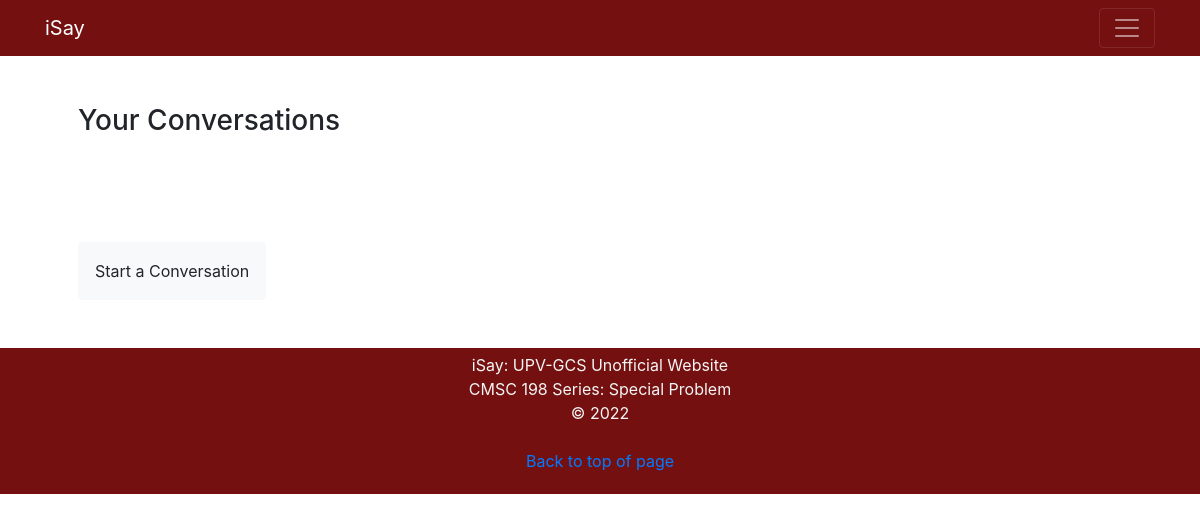
/inbox/ (signed in), run on an earlier commit of the app's database.
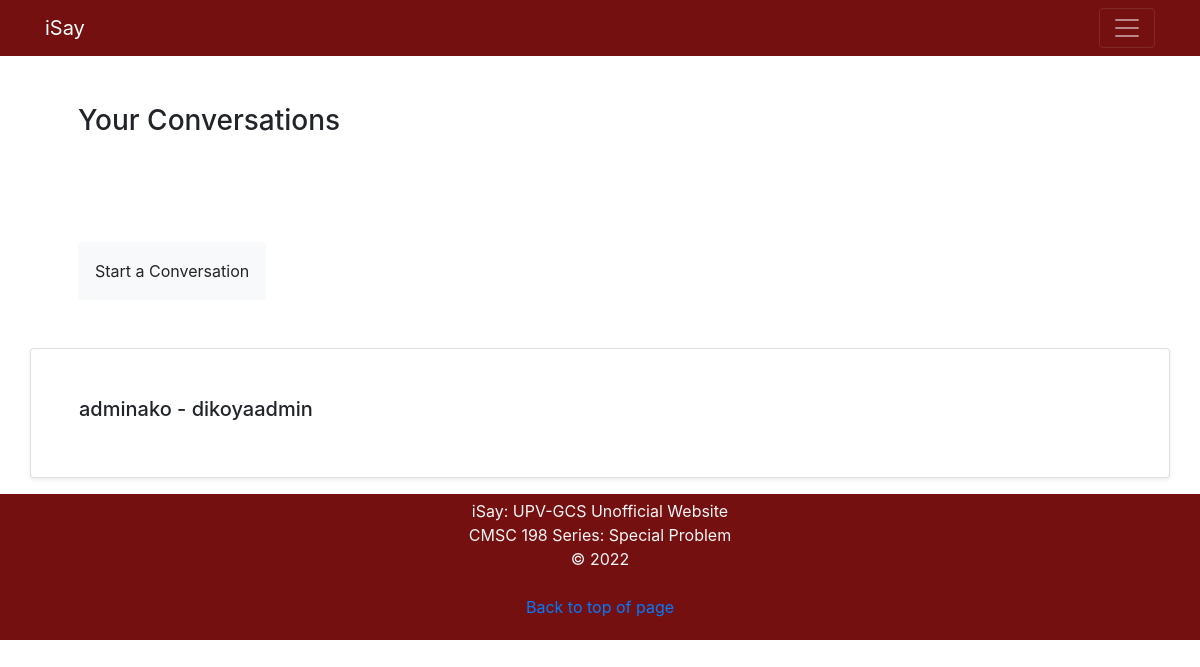
And on a later commit of the database.
### isay/models.py (models this page shows)
class ThreadModel(models.Model):
    user = models.ForeignKey(User, on_delete=models.CASCADE, related_name='+')
    receiver = models.ForeignKey(User, on_delete=models.CASCADE, related_name='+')
    has_unread = models.BooleanField(default=False)

### isay/views.py (the view)
# urls.py: path('inbox/', ListThreads.as_view(), name='inbox'),
class ListThreads(View):
    def get(self, request, *args, **kwargs):
        threads = ThreadModel.objects.filter(Q(user=request.user) | Q(receiver=request.user))
        context = {
            'threads': threads
        }
        return render(request, 'chat/inbox.html', context)

### templates/chat/inbox.html (shortened to what this page needs)
{% extends 'base.html' %}
{% block content %}
<div class="container">
	<div class="row">
		<div class="col-md-12 p-5">
			<h3>Your Conversations</h3>
		</div>
	</div>
	<div class="row">
		<div class="col-md-12 p-5">
			<form method="GET" action="{% url 'create-thread' %}">
				<button class="btn btn-light p-3" type="submit">Start a Conversation</button>
			</form>
		</div>
	</div>
	{% for thread in threads.all %}
	<div class="row mb-3">
		<div class="card col-md-12 p-5 shadow-sm">
			<h5>{{ thread.user }} - {{ thread.receiver }}</h5>
		</div>
	</div>
	{% endfor %}
</div>
{% endblock content %}

What changed in the data, as far as the page shows it:
added ThreadModel: user "adminako", receiver "dikoyaadmin"
